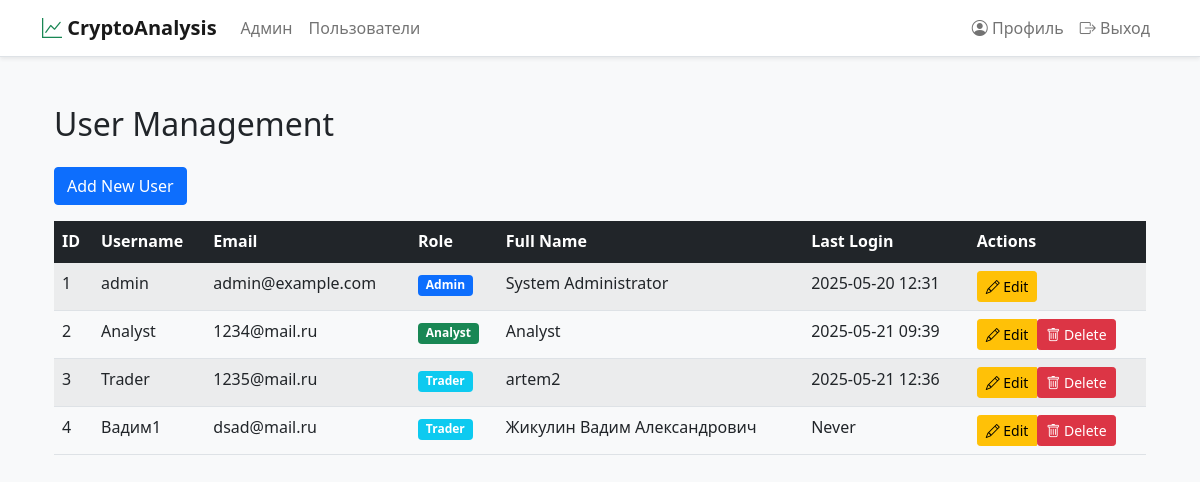
/admin/users (signed in), run on an earlier commit of the app's database.
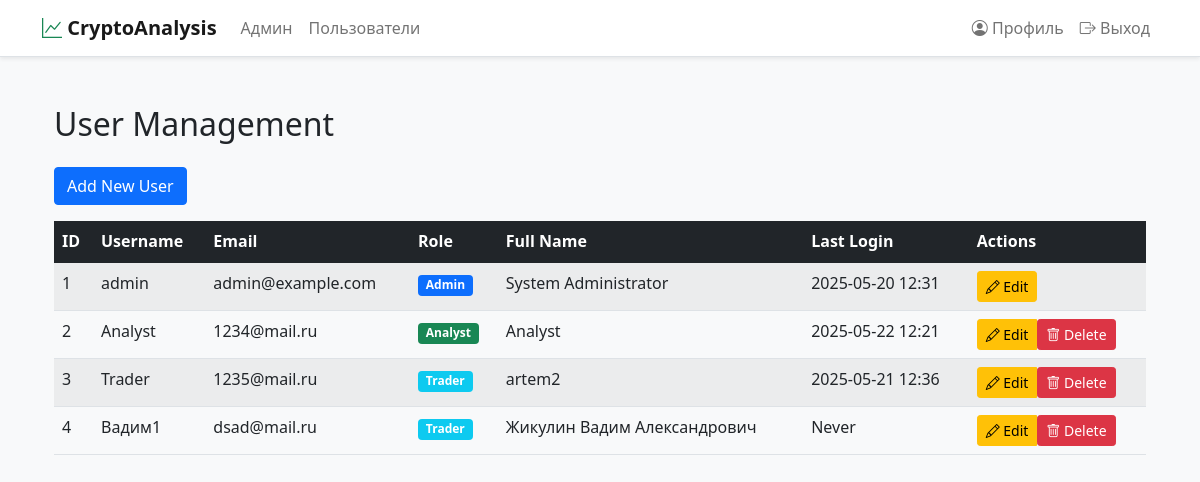
And on a later commit of the database.
### app.py (models this page shows, shortened)
class User(UserMixin, db.Model):
    id = db.Column(db.Integer, primary_key=True)
    username = db.Column(db.String(80), unique=True, nullable=False)
    email = db.Column(db.String(120), unique=True, nullable=False)
    password_hash = db.Column(db.String(128))
    role = db.Column(db.String(20), nullable=False)
    full_name = db.Column(db.String(100))
    last_login = db.Column(db.DateTime)

### app.py (the view)
@app.route('/admin/users')
@login_required
def admin_users():
    if current_user.role != 'admin':
        flash('Доступ запрещен', 'danger')
        return redirect(url_for('home'))
    users = User.query.all()
    add_form = RegistrationForm(prefix='add')
    edit_form = UserEditForm(prefix='edit')
    return render_template('admin/users.html',
                           users=users,
                           add_form=add_form,
                           edit_form=edit_form)

### app.py (called while the page is built)
@login_manager.user_loader
def load_user(user_id):
    return User.query.get(int(user_id))

### templates/admin/users.html (shortened to what this page needs)
{% extends "base.html" %}
{% block content %}
<div class="container">
    <h2 class="my-4">User Management</h2>
    <div class="mb-3">
        <button class="btn btn-primary" data-bs-toggle="modal" data-bs-target="#addUserModal">
            Add New User
        </button>
    </div>
    <div class="table-responsive">
        <table class="table table-striped table-hover">
            <thead class="table-dark">
                <tr>
                    <th>ID</th>
                    <th>Username</th>
                    <th>Email</th>
                    <th>Role</th>
                    <th>Full Name</th>
                    <th>Last Login</th>
                    <th>Actions</th>
                </tr>
            </thead>
            <tbody>
                {% for user in users %}
                <tr>
                    <td>{{ user.id }}</td>
                    <td>{{ user.username }}</td>
                    <td>{{ user.email }}</td>
                    <td>
                        <span class="badge bg-{{ 'primary' if user.role == 'admin' else 'success' if user.role == 'analyst' else 'info' }}">
                            {{ user.role|capitalize }}
                        </span>
                    </td>
                    <td>{{ user.full_name }}</td>
                    <td>{{ user.last_login.strftime('%Y-%m-%d %H:%M') if user.last_login else 'Never' }}</td>
                    <td>
                        <div class="btn-group" role="group">
                            <a href="{{ url_for('edit_user', user_id=user.id) }}"
                               class="btn btn-sm btn-warning"
                               title="Edit">
                                <i class="bi bi-pencil"></i> Edit
                            </a>
                            {% if current_user.id != user.id %}
                            <form action="{{ url_for('delete_user', user_id=user.id) }}" method="POST" class="d-inline">
                                <button type="submit"
                                        class="btn btn-sm btn-danger"
                                        onclick="return confirm('Are you sure you want to delete this user?')"
                                        title="Delete">
                                    <i class="bi bi-trash"></i> Delete
                                </button>
                            </form>
                            {% endif %}
                        </div>
                    </td>
                </tr>
                {% endfor %}
            </tbody>
        </table>
    </div>
</div>
{% endblock %}

What changed in the data, as far as the page shows it:
changed User "Analyst": last_login "2025-05-21 09:39" → "2025-05-22 12:21"
